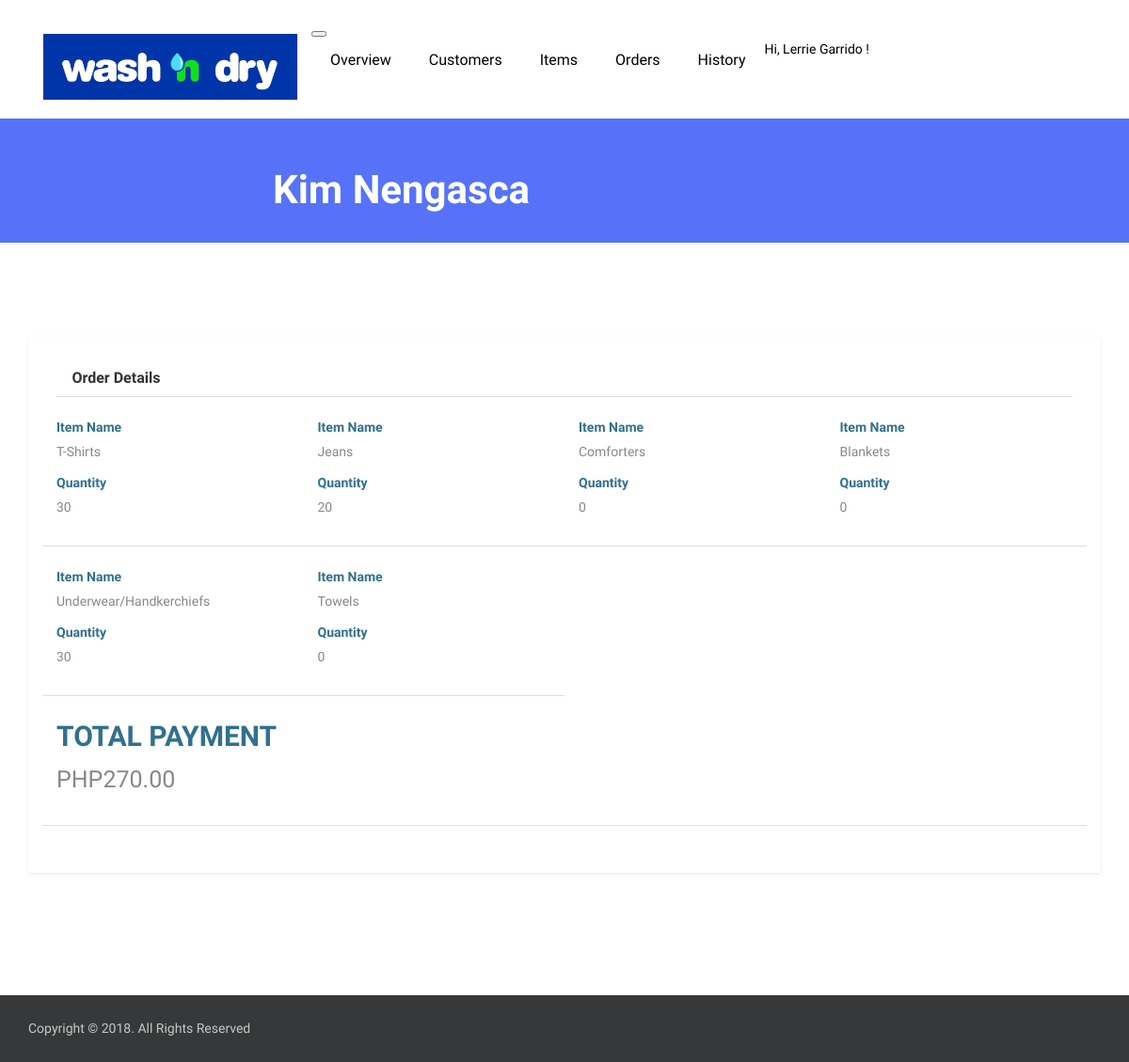
The app's page /pssychcare/laundry/order_details.php?id=40 (signed in) with its own data.
### tables this page shows
CREATE TABLE IF NOT EXISTS `orders` (
`id` int(11) NOT NULL,
  `date_today` varchar(10) NOT NULL,
  `pick_up_date` varchar(10) NOT NULL,
  `fname` varchar(50) NOT NULL,
  `lname` varchar(50) NOT NULL,
  `contact_no` varchar(11) NOT NULL,
  `total_payment` decimal(10,2) NOT NULL,
  `status` varchar(10) NOT NULL
);

CREATE TABLE IF NOT EXISTS `order_details` (
`id` int(11) NOT NULL,
  `order_id` int(11) NOT NULL,
  `item_name` varchar(50) NOT NULL,
  `quantity` int(11) NOT NULL
);

### pssychcare/laundry/order_details.php (the view, shortened to what this page needs)
<?php
    $id = $_GET['id'];
    $query_orderdetails="SELECT * FROM orders JOIN order_details ON orders.id = order_details.order_id WHERE orders.id = '$id'";
    $result_orderdetails = mysqli_query($sql, $query_orderdetails);
    $query_name = "SELECT * FROM orders WHERE id = '$id'";
    $result_name =  mysqli_query($sql, $query_name);
?>
<!DOCTYPE html>
<html lang="en">
<head>
	<link href="plugins/jquery-ui/jquery-ui.min.html" rel="stylesheet">
	<link href="plugins/bootstrap/dist/css/bootstrap.min.css" rel="stylesheet">
	<link href="plugins/font-awesome/css/font-awesome.min.css" rel="stylesheet">
	<link href="plugins/slick-carousel/slick/slick.css" rel="stylesheet">
	<link href="plugins/slick-carousel/slick/slick-theme.css" rel="stylesheet">
	<link href="plugins/fancybox/jquery.fancybox.pack.css" rel="stylesheet">
	<link href="plugins/jquery-nice-select/css/nice-select.css" rel="stylesheet">
	<link href="plugins/seiyria-bootstrap-slider/dist/css/bootstrap-slider.min.css" rel="stylesheet">
	<link href="css/style.css" rel="stylesheet">
    <link rel="stylesheet" type="text/css" href="https://cdn.datatables.net/v/dt/dt-1.10.16/datatables.min.css"/>
</head>
<body class="body-wrapper">
<section>
	<div class="container">
		<div class="row">
			<div class="col-md-12">
				<?php include('navbar.php') ?>
			</div>
		</div>
	</div>
</section>
<section class="page-title">
	<div class="container">
		<div class="row">
			<div class="col-md-8 offset-md-2 text-center">
				<?php while ($row=mysqli_fetch_array($result_name)) {?>
					<h3><i class="fa fa-info-circle" aria-hidden="true"></i> <?php echo $row['fname']?> <?php echo $row['lname'] ?></h3>
				<?php } ?>
			</div>
		</div>
	</div>
</section>
<section class="blog section">
	<div class="container">
		<div class="row">
			<div class="col-md-10 offset-md-1 col-lg-12 offset-lg-0">
				<div class="sidebar">
					<div class="widget category">
						<h5 class="widget-header"><i class="fa fa-user"></i> Order Details</h5>
						<div class="row">
							<?php $temp = 0; ?>
							<?php while ($row=mysqli_fetch_array($result_orderdetails)) {?>
								<div class="col-sm-12 col-md-3 widget-header">
									<div class="form-group mb-30">
									    <b><label class="text-info">Item Name</label></b>
									    <p><?php echo $row['item_name'] ?></p>
									    <b><label class="text-info">Quantity</label></b>
									    <p><?php echo $row['quantity'] ?></p>
									</div>
								</div>
								<?php $total_payment = $row['total_payment'];?>
							<?php }?>
							<?php if($total_payment != $temp){
									echo '<div class="col-sm-12 col-md-12 widget-header">';
										echo '<div class="form-group mb-30">';
										    echo '<b><label class="text-info" style="font-size: 30px">TOTAL PAYMENT</label></b>';
											echo '<b><p style="font-size: 25px">PHP' .number_format($total_payment, 2). '</p></b>';
										echo '</div>';
									echo '</div>';
								}
							?>
						</div>
				</div>
			</div>
		</div>
	</div>
</section>
<footer class="footer-bottom">
    <div class="container">
      <div class="row">
        <div class="col-sm-6 col-12">
          <div class="copyright">
            <p>Copyright © 2018. All Rights Reserved</p>
          </div>
        </div>
        <div class="col-sm-6 col-12">
          <ul class="social-media-icons text-right">
              <li><a class="fa fa-facebook" href="#"></a></li>
              <li><a class="fa fa-twitter" href="#"></a></li>
              <li><a class="fa fa-pinterest-p" href="#"></a></li>
              <li><a class="fa fa-vimeo" href="#"></a></li>
            </ul>
        </div>
      </div>
    </div>
</footer>
</body>
</html>

### pssychcare/laundry/navbar.php (shortened to what this page needs)
<?php
    if (isset($_SESSION['admin_user'])) {
        $userQuery = "SELECT * FROM admin WHERE id='".$_SESSION['admin_user']."'";
        $userResult = mysqli_query($sql, $userQuery);
        $userRow = mysqli_fetch_array($userResult);
    }else{
        header("location: index.php");
    }
?>
<nav class="navbar navbar-expand-lg  navigation">
	<a class="navbar-brand" href="overview.php">
		<img src="images/wndl.jpg" width="270" height="70" alt="Wash N' dry">
	</a>
	<button class="navbar-toggler" type="button" data-toggle="collapse" data-target="#navbarSupportedContent" aria-controls="navbarSupportedContent" aria-expanded="false" aria-label="Toggle navigation">
	</button>
	<div class="collapse navbar-collapse" id="navbarSupportedContent">
		<ul class="navbar-nav ml-auto main-nav ">
			<li class="nav-item">
				<a class="nav-link" href="overview.php">Overview</a>
			</li>
			<li class="nav-item">
				<a class="nav-link" href="customers.php">Customers</a>
			</li>
			<li class="nav-item">
				<a class="nav-link" href="items.php">Items</a>
			</li>
			<li class="nav-item">
				<a class="nav-link" href="orders.php">Orders</a>
			</li>
			<li class="nav-item">
				<a class="nav-link" href="history.php">History</a>
			</li>
		</ul>
		<ul class="navbar-nav ml-auto mt-10">
			<li class="nav-item dropdown dropdown-slide">
				<a class="nav-link dropdown-toggle" href="#" data-toggle="dropdown" aria-haspopup="true" aria-expanded="false">
					<?php echo 'Hi, '.$userRow['1'].' '.$userRow['2'].' ! ';?><span></i></span>
				</a>
			</li>
		</ul>
	</div>
</nav>

### pssychcare/laundry/css/style.css (style rules this page uses)
body { line-height: 1.5; font-family: "Muli", sans-serif; }
p, li, input, select, button { font-family: "Muli", sans-serif; color: #666; font-size: 14px; font-weight: 400; }
h1, h2, h3, h4, h5, h6 { font-family: "Muli", sans-serif; font-weight: 600; color: #333; }
p { color: #666; }
h3 { font-size: 20px; }
p { color: #888; }
label { font-size: 14px; letter-spacing: 0; color: #848484; }
ol, ul { margin: 0; padding: 0; list-style: none; }
a { transition: all .3s ease-in 0s; color: #000; }
button { cursor: pointer; }
.section { padding: 100px 0; }
.mb-30 { margin-bottom: 20px; }
.page-title { background: #5672f9; padding: 35px 0; }
.page-title h3 { color: #fff; font-size: 42px; letter-spacing: 0; line-height: 1; margin-bottom: 0; }
.navigation { padding: 20px 0; }
.main-nav .nav-item .nav-link { font-size: 16px; line-height: 43px; padding: 0 20px; }
.nav-item.dropdown { position: relative; }
@media (min-width: 768px) { .dropdown-slide { position: static; } }
.widget { background: #fff; box-shadow: 0px 1px 3px 0px rgba(0, 0, 0, 0.1); padding: 25px 30px 30px; margin-bottom: 30px; border-radius: 2px; }
.widget .widget-header { display: block; font-size: 16px; font-weight: 600; margin-bottom: 20px; padding-bottom: 10px; border-bottom: 1px solid #dedede; }
.footer-bottom { position: relative; background: #363839; padding: 25px 0; }
.footer-bottom .copyright p { color: #c7c7c7; margin-bottom: 0; }
.social-media-icons { text-align: center !important; }
.social-media-icons li { display: inline-block; }
.social-media-icons li a { color: #848484; padding: 0 20px; }

### records on screen
orders: fname "Kim", lname "Nengasca", total_payment "270.00"
order_details: item_name "T-Shirts", quantity "30"
order_details: item_name "Jeans", quantity "20"
order_details: item_name "Comforters", quantity "0"
order_details: item_name "Blankets", quantity "0"
order_details: item_name "Underwear/Handkerchiefs", quantity "30"
order_details: item_name "Towels", quantity "0"

### other values on screen
$userRow['1'] "Lerrie"
$userRow['2'] "Garrido"
